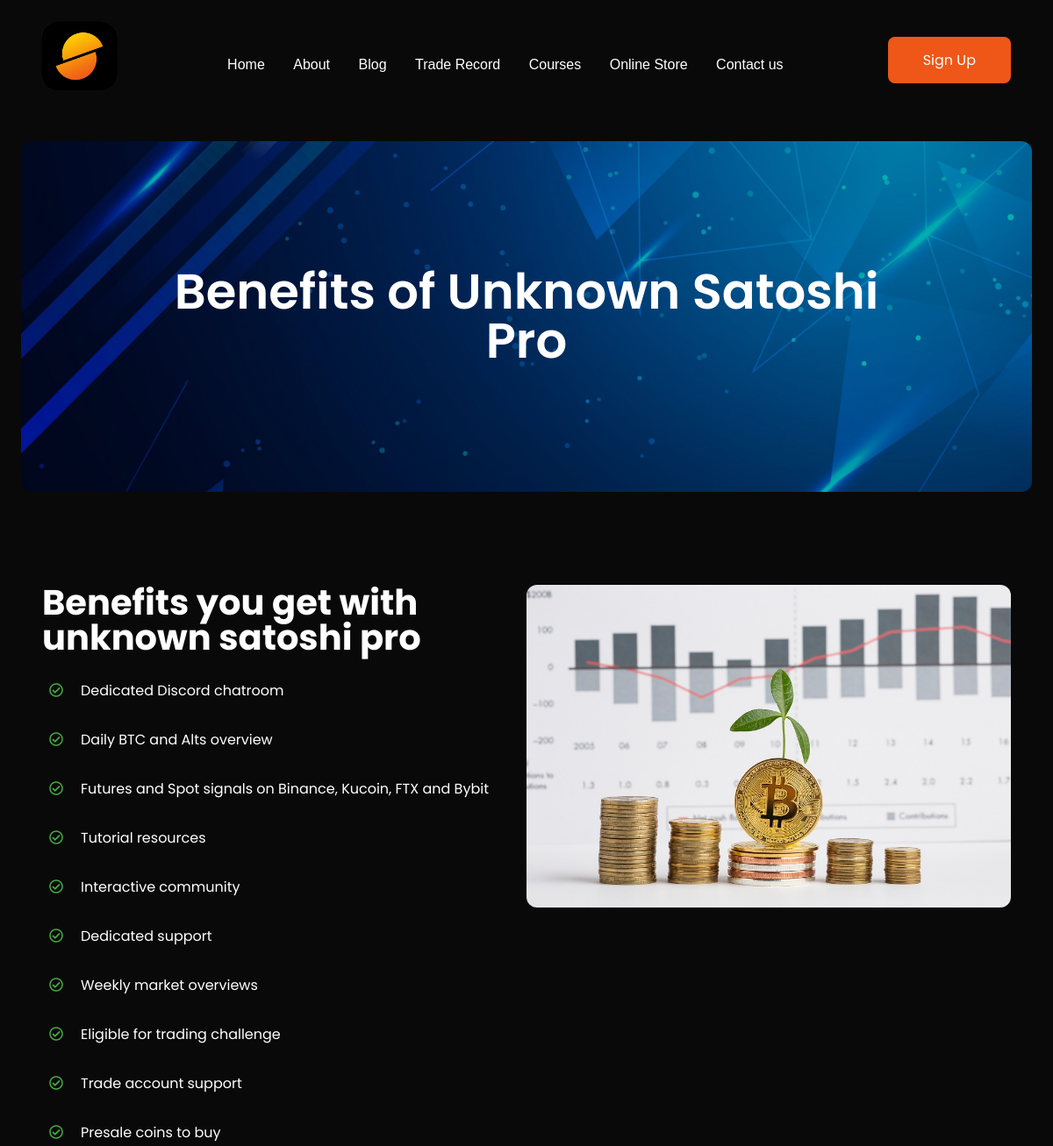
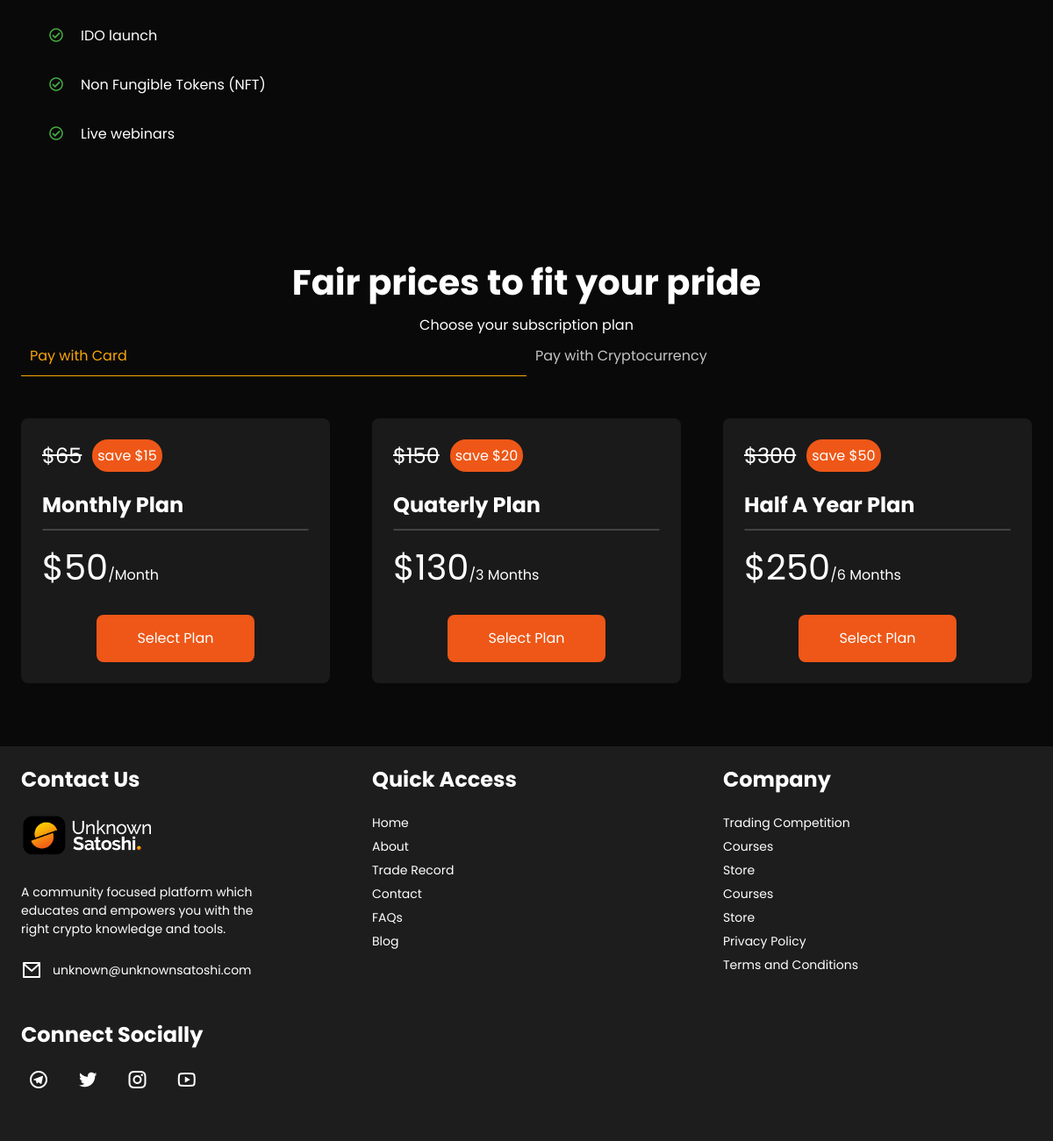
The app's page /subscription/plan-list with its own data (2 pictures, top to bottom).
### cms/models.py (models this page shows, shortened)
class Plan(models.Model):
    title = models.CharField(max_length=100)
    slug = models.SlugField(unique=True)
    desc = models.TextField()
    price = models.IntegerField(default=0)
    discount_price = models.IntegerField(default=0)
    discount= models.IntegerField(default=0)
    created_on = models.DateTimeField(auto_now_add=True)
    class Meta:
        ordering = ("created_on",)

### cms/views.py (the view)
# urls.py: path("subscription/plan-list", views.plan_list, name="plan-list"),
def plan_list(request):
    template_name = "cms/subscription.html"
    plans = Plan.objects.all()
    context = {"plans":plans}
    return render(request, template_name, context)

### cms/templates/cms/subscription.html (shortened to what this page needs)
{% load static %}
<!DOCTYPE html>
<html lang="en">
<head>
    <link rel="stylesheet" type="text/css" href="{% static './css/style.css' %}" />
    <link rel="stylesheet" type="text/css" href="{% static './css/style.css' %}" />
	<link href="https://cdn.jsdelivr.net/npm/remixicon@2.5.0/fonts/remixicon.css" rel="stylesheet">
    <link rel="stylesheet" href="https://cdnjs.cloudflare.com/ajax/libs/font-awesome/5.15.1/css/all.min.css">
</head>
<body>
	<div class="page-wrapper">
        <div class="navbar">
            <div class="navbar__Link navbar__Link-brand">
                <a href="{% url 'home' %}" class="index-link">
                <img src="{% static './images/logo.png' %}" class="navbar-logo" alt="website's logo">
                </a>
            </div>
            <nav class="navbar__Items">
                <ul>
                    <li class="navbar__Link">
                        <a class="nav-link" href="{% url 'home' %}">Home</a>
                    </li>
                    <li class="navbar__Link">
                        <a class="nav-link" href="{% url 'about' %}">About</a>
                    </li>
                    <li class="navbar__Link">
                        <a class="nav-link" href="{% url 'blog' %}">Blog</a>
                    </li>
                    <li class="navbar__Link">
                        <a class="nav-link" href="{% url 'trade-history' %}">Trade Record</a>
                    </li>
                    <li class="navbar__Link">
                        <a class="nav-link" href="{% url 'courses' %}">Courses</a>
                    </li>
                    <li class="navbar__Link">
                        <a class="nav-link" href="{% url 'onlinestore' %}">Online Store</a>
                    </li>
                    <li class="navbar__Link">
                        <a class="nav-link" href="{% url 'contact' %}">Contact us</a>
                    </li>
                </ul>
            </nav>
            <nav class="navbar__Items navbar__Items--right">
                {% if request.user.is_authenticated %}
                    <div class="profile">
                        <a href="profile.html"><img src="{% static './images/user1.png' %}" class="img-profile"></i></a>
                    </div>
                  <div class="navbar__Link">
                <a class="btn hire-btn"  href="{% url 'user-logout' %}">Logout</a>
                </div>
                    {% else %}
                    <div class="navbar__Link">
                        <a class="btn hire-btn"  href="{% url 'register' %}">Sign Up</a>
                    </div>
                    {% endif%}
            </nav>
        </div>
		<br>
        <section class="hero-banner">
			<div class="header">
				<h1>Benefits of Unknown Satoshi Pro </h1>
			</div>
		</section>
        <section class="benefit-section">
			<div class="description-container">
				<h2>Benefits you get with unknown satoshi pro</h2>
                <ul>
					<li class="benefit-item"><i class="far fa-check-circle benefit-icon"></i>Dedicated Discord chatroom</li>
					<li class="benefit-item"><i class="far fa-check-circle benefit-icon"></i>Daily BTC and Alts overview </li>
					<li class="benefit-item"><i class="far fa-check-circle benefit-icon"></i>Futures and Spot signals on Binance, Kucoin, FTX and Bybit</li>
                    <li class="benefit-item"><i class="far fa-check-circle benefit-icon"></i>Tutorial resources</li>
                    <li class="benefit-item"><i class="far fa-check-circle benefit-icon"></i>Interactive community</li>
                    <li class="benefit-item"><i class="far fa-check-circle benefit-icon"></i>Dedicated support</li>
                    <li class="benefit-item"><i class="far fa-check-circle benefit-icon"></i>Weekly market overviews</li>
                    <li class="benefit-item"><i class="far fa-check-circle benefit-icon"></i>Eligible for trading challenge</li>
                    <li class="benefit-item"><i class="far fa-check-circle benefit-icon"></i>Trade account support</li>
                    <li class="benefit-item"><i class="far fa-check-circle benefit-icon"></i>Presale coins to buy</li>
                    <li class="benefit-item"><i class="far fa-check-circle benefit-icon"></i>IDO launch</li>
                    <li class="benefit-item"><i class="far fa-check-circle benefit-icon"></i>Non Fungible Tokens (NFT)</li>
                    <li class="benefit-item"><i class="far fa-check-circle benefit-icon"></i>Live webinars</li>
				</ul>
			</div>
			<div class="image-container">
				<img src="{% static './images/benefit-img.jpg' %}" class="benefit-img" alt="benefits for joining unknwn satoshi pro">
			</div>
		</section>
        <section class="pricing-section">
            <div class="pricing-header">
                <h2>Fair prices to fit your pride</h2>
                <p>Choose your subscription plan</p>
            </div>
            <div class="payment-option">
                <ul id="nav-tab" class="switcher">
                  <li class="active"><a href="#card">Pay with Card</a></li>
                  <li><a href="#crypto">Pay with Cryptocurrency</a></li>
                </ul>
                <div class="tab-content">
                    <div class="tab-pane active" id="card" >
                        <div class="pricing-container">
                            <div class="plan-wrapper">
                                {% for plan in plans %}
                                <div class="plan-box">
                                    <div class="discount">
                                        <p><del>${{plan.price}}</del></p>
                                        <p class="saved primary">save ${{plan.discount}}</p>
                                    </div>
                                    <h4>{{plan.title|title }}</h4>
                                    <hr>
                                    <p class="duration"><span>${{plan.discount_price}}</span>/{{plan.desc|title}}</p>
                                    <a href="{% url 'plan-detail' plan.slug %}" class="btn">Select Plan</a>
                                </div>
                                {% endfor %}
                            </div>
                        </div>
                    </div>
                </div>
            </div>
        </section>
	</div>
    <footer>
        <div class="footer-content__container">
            <section class="footer-content__item">
                <h4>Contact Us</h4>
                <div class="contact-options">
                    <img src="{% static './images/alt-logo.png' %}" alt="logo for unknown satoshi" class="alt-logo">
                    <p>A community focused platform which educates and empowers you with the right crypto knowledge and tools.</p>
                    <p class="iconic-paragraph"><i class="ri-mail-line"></i><a href="mailto:unknown@unknownsatoshi.com">unknown@unknownsatoshi.com</a></p>
                </div>
                <div class="social-links">
					<h4>Connect Socially</h4>
					<a href="https://t.me/unknown_satoshi"><i class="ri-telegram-line"></i></a>
					<a href="https://twitter.com/unknown_satoshi?t=neIjfJivVymH9Kg75UjqlA&s=09"><i class="ri-twitter-fill"></i></a>
					<a href="https://instagram.com/theunknownsatoshi?utm_medium=copy_link"><i class="ri-instagram-line"></i></a>
                    <a href="https://youtube.com/channel/UCzpteHI9OCi6eAzRJyTZjRg"><i class="ri-youtube-line"></i></a>
				</div>
            </section>
            <section class="footer-content__item">
                <h4>Quick Access</h4>
                <div class="links">
                    <a href="{% url 'home' %}">Home</a>
                    <a href="{% url 'about' %}">About</a>
                    <a href="{% url 'trade-history' %}">Trade Record</a>
                    <a href="{% url 'contact' %}">Contact</a>
                    <a href="{% url 'faqs' %}">FAQs</a>
                    <a href="{% url 'blog' %}">Blog</a>
                </div>
            </section>
            <section class="footer-content__item">
                <h4>Company</h4>
                <div class="links">
                    <a href="competition.html">Trading Competition</a>
                    <a href="{% url 'courses' %}">Courses</a>
                    <a href="{% url 'onlinestore' %}">Store</a>
                    <a href="course.html">Courses</a>
                    <a href="store.html">Store</a>
                    <a href="privacy.html">Privacy Policy</a>
                    <a href="terms.html">Terms and Conditions</a>
                </div>
            </section>
        </div>
    </footer>
</body>
</html>

### records on screen
Plan: price "65", discount "15", title "Monthly Plan", discount_price "50", desc "Month"
Plan: price "150", discount "20", title "Quaterly Plan", discount_price "130", desc "3 Months"
Plan: price "300", discount "50", title "Half A Year Plan", discount_price "250", desc "6 Months"
